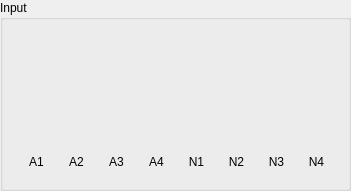
  <widget class="QGroupBox" name="groupBox_3">
   <property name="geometry">
    <rect>
     <x>30</x>
     <y>40</y>
     <width>351</width>
     <height>191</height>
    </rect>
   </property>
   <property name="title">
    <string>Input</string>
   </property>
   <widget class="VolumeWidget" name="Meter_In_4" native="true">
    <property name="geometry">
     <rect>
      <x>140</x>
      <y>20</y>
      <width>33</width>
      <height>121</height>
     </rect>
    </property>
    <property name="MaxValue" stdset="0">
     <number>0</number>
    </property>
    <property name="MinValue" stdset="0">
     <number>-70</number>
    </property>
    <property name="SingleTrack" stdset="0">
     <bool>true</bool>
    </property>
    <property name="ScaleLabel" stdset="0">
     <bool>true</bool>
    </property>
   </widget>
   <widget class="VolumeWidget" name="Meter_In_2" native="true">
    <property name="geometry">
     <rect>
      <x>60</x>
      <y>20</y>
      <width>33</width>
      <height>121</height>
     </rect>
    </property>
    <property name="MaxValue" stdset="0">
     <number>0</number>
    </property>
    <property name="MinValue" stdset="0">
     <number>-70</number>
    </property>
    <property name="SingleTrack" stdset="0">
     <bool>true</bool>
    </property>
    <property name="ScaleLabel" stdset="0">
     <bool>true</bool>
    </property>
   </widget>
   <widget class="QLabel" name="label_12">
    <property name="geometry">
     <rect>
      <x>60</x>
      <y>150</y>
      <width>33</width>
      <height>23</height>
     </rect>
    </property>
    <property name="lineWidth">
     <number>1</number>
    </property>
    <property name="text">
     <string>A2</string>
    </property>
    <property name="alignment">
     <set>Qt::AlignCenter</set>
    </property>
   </widget>
   <widget class="VolumeWidget" name="Meter_In_3" native="true">
    <property name="geometry">
     <rect>
      <x>100</x>
      <y>20</y>
      <width>33</width>
      <height>121</height>
     </rect>
    </property>
    <property name="MaxValue" stdset="0">
     <number>0</number>
    </property>
    <property name="MinValue" stdset="0">
     <number>-70</number>
    </property>
    <property name="SingleTrack" stdset="0">
     <bool>true</bool>
    </property>
    <property name="ScaleLabel" stdset="0">
     <bool>true</bool>
    </property>
   </widget>
   <widget class="QLabel" name="label_14">
    <property name="geometry">
     <rect>
      <x>100</x>
      <y>150</y>
      <width>33</width>
      <height>23</height>
     </rect>
    </property>
    <property name="lineWidth">
     <number>1</number>
    </property>
    <property name="text">
     <string>A3</string>
    </property>
    <property name="alignment">
     <set>Qt::AlignCenter</set>
    </property>
   </widget>
   <widget class="QLabel" name="label_15">
    <property name="geometry">
     <rect>
      <x>140</x>
      <y>150</y>
      <width>33</width>
      <height>23</height>
     </rect>
    </property>
    <property name="lineWidth">
     <number>1</number>
    </property>
    <property name="text">
     <string>A4</string>
    </property>
    <property name="alignment">
     <set>Qt::AlignCenter</set>
    </property>
   </widget>
   <widget class="QLabel" name="label_10">
    <property name="geometry">
     <rect>
      <x>20</x>
      <y>150</y>
      <width>33</width>
      <height>23</height>
     </rect>
    </property>
    <property name="lineWidth">
     <number>1</number>
    </property>
    <property name="text">
     <string>A1</string>
    </property>
    <property name="alignment">
     <set>Qt::AlignCenter</set>
    </property>
   </widget>
   <widget class="VolumeWidget" name="Meter_In_1" native="true">
    <property name="geometry">
     <rect>
      <x>20</x>
      <y>20</y>
      <width>33</width>
      <height>121</height>
     </rect>
    </property>
    <property name="MaxValue" stdset="0">
     <number>0</number>
    </property>
    <property name="MinValue" stdset="0">
     <number>-70</number>
    </property>
    <property name="SingleTrack" stdset="0">
     <bool>true</bool>
    </property>
    <property name="ScaleLabel" stdset="0">
     <bool>true</bool>
    </property>
   </widget>
   <widget class="QLabel" name="label_22">
    <property name="geometry">
     <rect>
      <x>180</x>
      <y>150</y>
      <width>33</width>
      <height>23</height>
     </rect>
    </property>
    <property name="lineWidth">
     <number>1</number>
    </property>
    <property name="text">
     <string>N1</string>
    </property>
    <property name="alignment">
     <set>Qt::AlignCenter</set>
    </property>
   </widget>
   <widget class="VolumeWidget" name="Meter_In_5" native="true">
    <property name="geometry">
     <rect>
      <x>180</x>
      <y>20</y>
      <width>33</width>
      <height>121</height>
     </rect>
    </property>
    <property name="MaxValue" stdset="0">
     <number>0</number>
    </property>
    <property name="MinValue" stdset="0">
     <number>-70</number>
    </property>
    <property name="SingleTrack" stdset="0">
     <bool>true</bool>
    </property>
    <property name="ScaleLabel" stdset="0">
     <bool>true</bool>
    </property>
   </widget>
   <widget class="VolumeWidget" name="Meter_In_6" native="true">
    <property name="geometry">
     <rect>
      <x>220</x>
      <y>20</y>
      <width>33</width>
      <height>121</height>
     </rect>
    </property>
    <property name="MaxValue" stdset="0">
     <number>0</number>
    </property>
    <property name="MinValue" stdset="0">
     <number>-70</number>
    </property>
    <property name="SingleTrack" stdset="0">
     <bool>true</bool>
    </property>
    <property name="ScaleLabel" stdset="0">
     <bool>true</bool>
    </property>
   </widget>
   <widget class="VolumeWidget" name="Meter_In_7" native="true">
    <property name="geometry">
     <rect>
      <x>260</x>
      <y>20</y>
      <width>33</width>
      <height>121</height>
     </rect>
    </property>
    <property name="MaxValue" stdset="0">
     <number>0</number>
    </property>
    <property name="MinValue" stdset="0">
     <number>-70</number>
    </property>
    <property name="SingleTrack" stdset="0">
     <bool>true</bool>
    </property>
    <property name="ScaleLabel" stdset="0">
     <bool>true</bool>
    </property>
   </widget>
   <widget class="QLabel" name="label_30">
    <property name="geometry">
     <rect>
      <x>220</x>
      <y>150</y>
      <width>33</width>
      <height>23</height>
     </rect>
    </property>
    <property name="lineWidth">
     <number>1</number>
    </property>
    <property name="text">
     <string>N2</string>
    </property>
    <property name="alignment">
     <set>Qt::AlignCenter</set>
    </property>
   </widget>
   <widget class="QLabel" name="label_31">
    <property name="geometry">
     <rect>
      <x>260</x>
      <y>150</y>
      <width>33</width>
      <height>23</height>
     </rect>
    </property>
    <property name="lineWidth">
     <number>1</number>
    </property>
    <property name="text">
     <string>N3</string>
    </property>
    <property name="alignment">
     <set>Qt::AlignCenter</set>
    </property>
   </widget>
   <widget class="QLabel" name="label_32">
    <property name="geometry">
     <rect>
      <x>300</x>
      <y>150</y>
      <width>33</width>
      <height>23</height>
     </rect>
    </property>
    <property name="lineWidth">
     <number>1</number>
    </property>
    <property name="text">
     <string>N4</string>
    </property>
    <property name="alignment">
     <set>Qt::AlignCenter</set>
    </property>
   </widget>
   <widget class="VolumeWidget" name="Meter_In_8" native="true">
    <property name="geometry">
     <rect>
      <x>300</x>
      <y>20</y>
      <width>33</width>
      <height>121</height>
     </rect>
    </property>
    <property name="MaxValue" stdset="0">
     <number>0</number>
    </property>
    <property name="MinValue" stdset="0">
     <number>-70</number>
    </property>
    <property name="SingleTrack" stdset="0">
     <bool>true</bool>
    </property>
    <property name="ScaleLabel" stdset="0">
     <bool>true</bool>
    </property>
   </widget>
  </widget>
